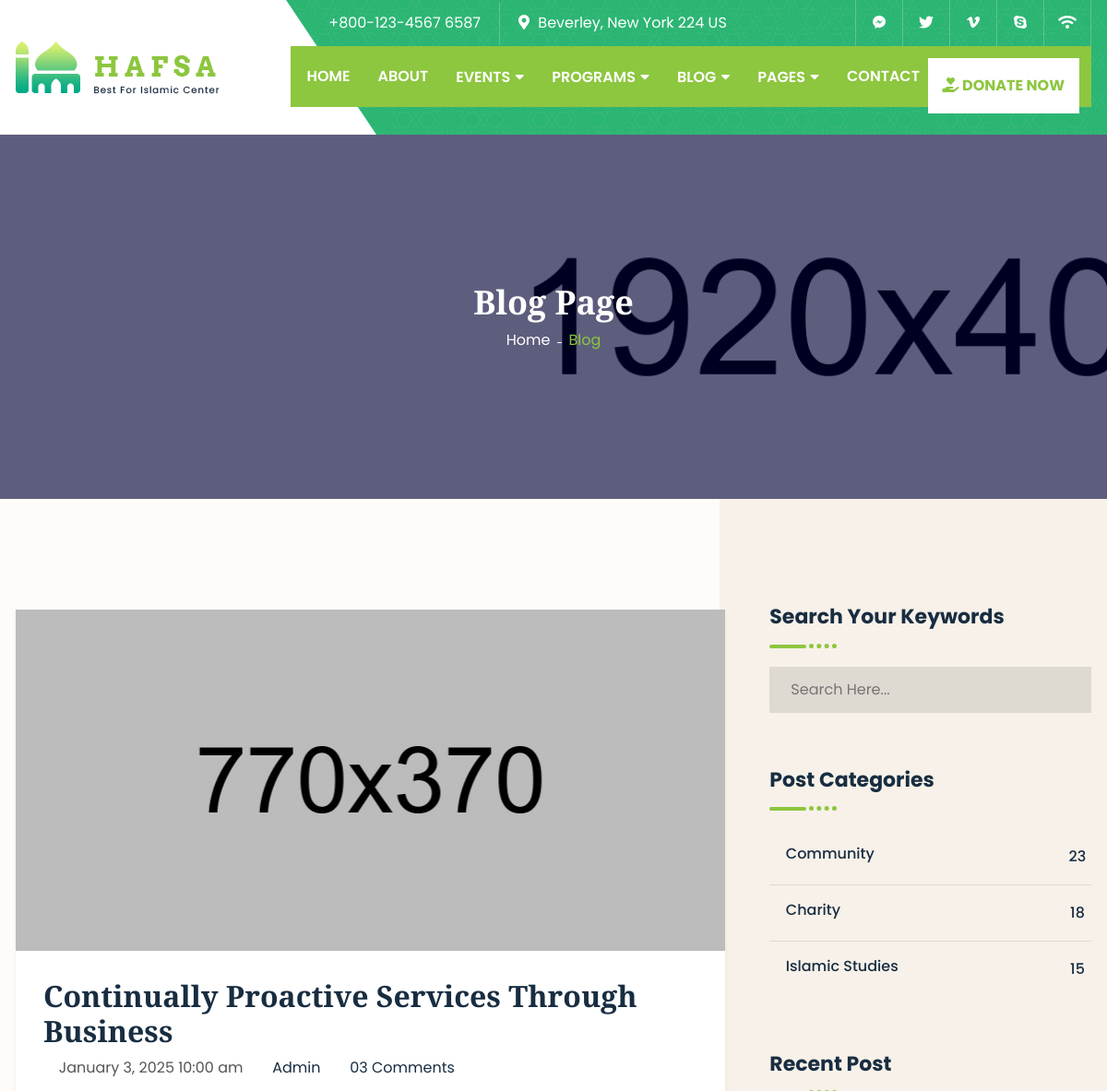
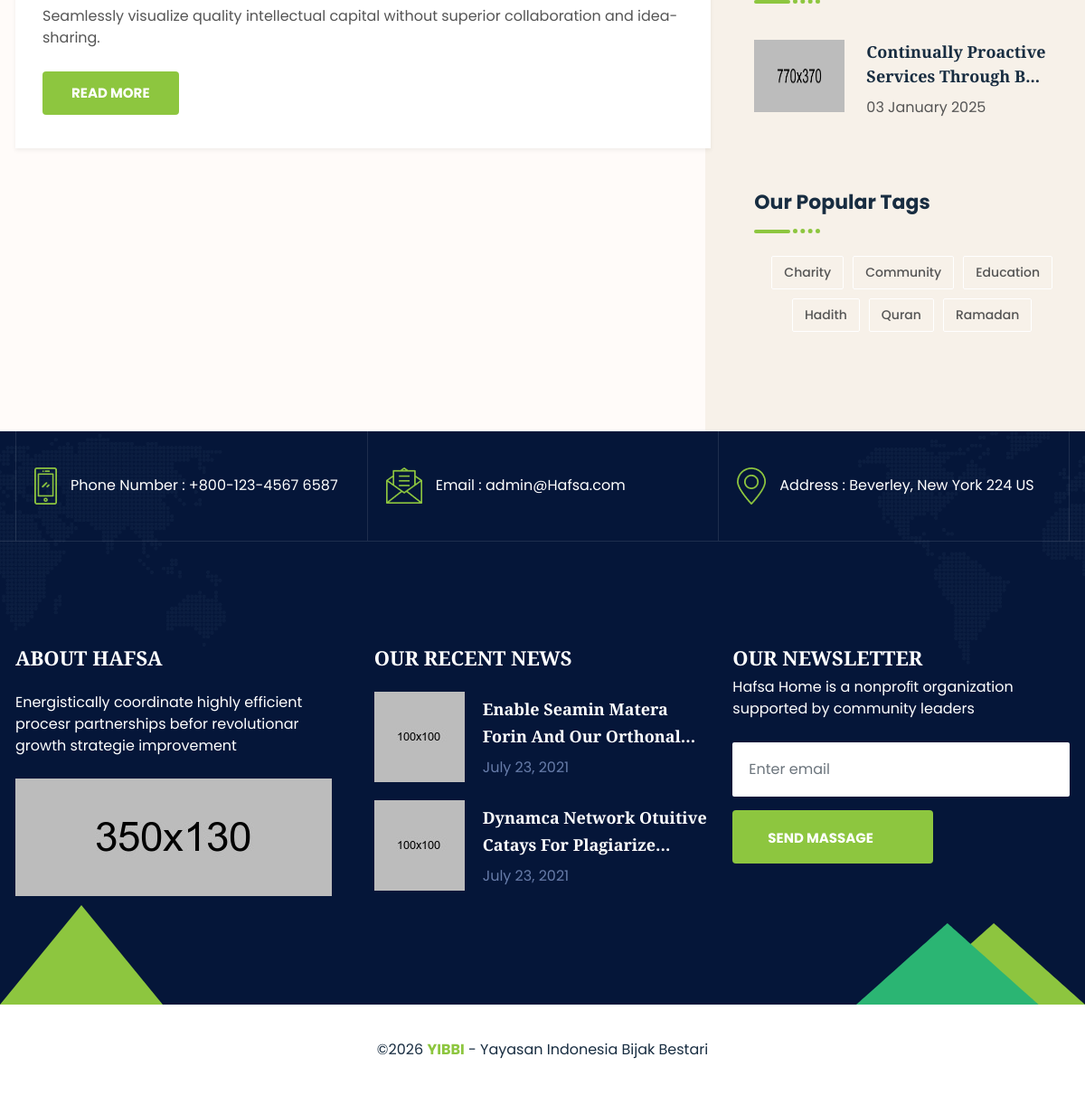
Screenshot of /blog.php with the database file from the repository (2 pictures, top to bottom).
### tables this page shows
CREATE TABLE `settings` (
  `id` int(11) NOT NULL AUTO_INCREMENT,
  `site_title` varchar(255) NOT NULL,
  `logo` varchar(255) DEFAULT NULL,
  `favicon` varchar(255) DEFAULT NULL,
  `phone` varchar(50) DEFAULT NULL,
  `email` varchar(100) DEFAULT NULL,
  `address` text DEFAULT NULL,
  `copyright_text` text DEFAULT NULL,
  `footer_about_title` varchar(255) DEFAULT 'About Hafsa',
  `footer_about_text` text DEFAULT NULL,
  `footer_about_image` varchar(255) DEFAULT NULL,
  `whatsapp_donation` varchar(20) DEFAULT '6281234567890',
  `created_at` timestamp NOT NULL DEFAULT current_timestamp(),
  `updated_at` timestamp NOT NULL DEFAULT current_timestamp() ON UPDATE current_timestamp(),
  PRIMARY KEY (`id`)
);

CREATE TABLE `social_media` (
  `id` int(11) NOT NULL AUTO_INCREMENT,
  `platform` varchar(50) NOT NULL,
  `icon_class` varchar(50) NOT NULL,
  `url` varchar(255) NOT NULL,
  `is_active` tinyint(1) NOT NULL DEFAULT 1,
  `order_index` int(11) NOT NULL DEFAULT 0,
  PRIMARY KEY (`id`)
);

CREATE TABLE `blog_posts` (
  `id` int(11) NOT NULL AUTO_INCREMENT,
  `title` varchar(255) NOT NULL,
  `slug` varchar(255) NOT NULL,
  `excerpt` text,
  `content` longtext NOT NULL,
  `image` varchar(255),
  `author` varchar(100) DEFAULT 'Admin',
  `author_id` int(11) DEFAULT NULL,
  `published_at` datetime DEFAULT current_timestamp(),
  `comment_count` int(11) DEFAULT 0,
  `type` enum('standard','slide','video','quote') DEFAULT 'standard',
  `video_url` varchar(500),
  `quote_text` text,
  PRIMARY KEY (`id`),
  UNIQUE KEY `slug` (`slug`),
  KEY `fk_author` (`author_id`),
  CONSTRAINT `fk_author` FOREIGN KEY (`author_id`) REFERENCES `blog_authors` (`id`) ON DELETE SET NULL
);

CREATE TABLE `blog_categories` (
  `id` int(11) NOT NULL AUTO_INCREMENT,
  `name` varchar(100) NOT NULL,
  `slug` varchar(100) NOT NULL,
  `description` text,
  `count` int(11) DEFAULT 0,
  `created_at` datetime DEFAULT current_timestamp(),
  PRIMARY KEY (`id`),
  UNIQUE KEY `slug` (`slug`)
);

CREATE TABLE `blog_tags` (
  `id` int(11) NOT NULL AUTO_INCREMENT,
  `name` varchar(50) NOT NULL,
  `slug` varchar(50) NOT NULL,
  PRIMARY KEY (`id`),
  UNIQUE KEY `slug` (`slug`)
);

### includes/blog/post-list.php (the view, shortened to what the rows shown need)
<?php if (count($posts) > 0): ?>
    <?php foreach ($posts as $post): ?>
        <?php if ($post['type'] == 'quote'): ?>
            <div class="post-item-2">
                <div class="post-inner">
                    <div class="post-thumb">
                        <blockquote class="blog-quote text-center">
                            <div class="quotes">
                                <?php echo htmlspecialchars($post['quote_text']); ?>
                            </div>
                        </blockquote>
                    </div>
                    <div class="post-content">
                        <a href="blog-single.php?slug=<?php echo $post['slug']; ?>">
                            <h3><?php echo htmlspecialchars($post['title']); ?></h3>
                        </a>
                        <ul class="lab-ul post-date">
                            <li><span><i class="icofont-ui-calendar"></i> <?php echo date('F j, Y g:i a', strtotime($post['published_at'])); ?></span></li>
                            <li><span><i class="icofont-user"></i><a href="#"><?php echo htmlspecialchars($post['author']); ?></a></span></li>
                            <li><span><i class="icofont-speech-comments"></i><a href="#"><?php echo str_pad($post['comment_count'], 2, '0', STR_PAD_LEFT); ?> Comments</a></span></li>
                        </ul>
                        <p><?php echo htmlspecialchars($post['excerpt']); ?></p>
                        <a href="blog-single.php?slug=<?php echo $post['slug']; ?>" class="lab-btn">Read More</a>
                    </div>
                </div>
            </div>
        <?php else: ?>
            <div class="post-item-2">
                <div class="post-inner">
                    <div class="post-thumb">
                        <a href="blog-single.php?slug=<?php echo $post['slug']; ?>">
                            <img src="<?php echo htmlspecialchars($post['image']); ?>" alt="blog">
                        </a>
                    </div>
                    <div class="post-content">
                        <a href="blog-single.php?slug=<?php echo $post['slug']; ?>">
                            <h3><?php echo htmlspecialchars($post['title']); ?></h3>
                        </a>
                        <ul class="lab-ul post-date">
                            <li><span><i class="icofont-ui-calendar"></i> <?php echo date('F j, Y g:i a', strtotime($post['published_at'])); ?></span></li>
                            <li><span><i class="icofont-user"></i><a href="#"><?php echo htmlspecialchars($post['author']); ?></a></span></li>
                            <li><span><i class="icofont-speech-comments"></i><a href="#"><?php echo str_pad($post['comment_count'], 2, '0', STR_PAD_LEFT); ?> Comments</a></span></li>
                        </ul>
                        <p><?php echo htmlspecialchars($post['excerpt']); ?></p>
                        <a href="blog-single.php?slug=<?php echo $post['slug']; ?>" class="lab-btn">Read More</a>
                    </div>
                </div>
            </div>
        <?php endif; ?>
    <?php endforeach; ?>
<?php else: ?>
    <div class="alert alert-info">Belum ada postingan blog.</div>
<?php endif; ?>

### includes/header.php (shortened to what the rows shown need)
<?php
$stmt = $pdo->query("SELECT * FROM settings LIMIT 1");
$settings = $stmt->fetch();
$stmt = $pdo->query("SELECT * FROM social_media WHERE is_active = 1 ORDER BY order_index");
$socialMedia = $stmt->fetchAll();
?>
<!DOCTYPE html>
<html lang="en">
<head>
    <link rel="stylesheet" href="<?php echo BASE_URL; ?>assets/css/bootstrap.min.css">
    <link rel="stylesheet" href="<?php echo BASE_URL; ?>assets/css/all.min.css">
    <link rel="stylesheet" href="<?php echo BASE_URL; ?>assets/css/icofont.min.css">
    <link rel="stylesheet" href="<?php echo BASE_URL; ?>assets/css/lightcase.css">
    <link rel="stylesheet" href="<?php echo BASE_URL; ?>assets/css/swiper.min.css">
    <link rel="stylesheet" href="<?php echo BASE_URL; ?>assets/css/style.css">
</head>
<body>
    <header class="header-3 pattern-1">
        <div class="container">
            <div class="row align-items-center justify-content-center">
                <div class="col-xl-3 col-12">
                    <div class="mobile-menu-wrapper d-flex flex-wrap align-items-center justify-content-between">
                        <div class="logo">
                            <a href="index.php">
                                <img src="<?php echo htmlspecialchars($settings['logo'] ?? 'assets/images/logo/01.png'); ?>" alt="logo">
                            </a>
                        </div>
                    </div>
                </div>
                <div class="col-xl-9 col-12">
                    <div class="header-top">
                        <div class="header-top-area">
                            <ul class="left lab-ul">
                                <li>
                                    <i class="icofont-ui-call"></i> <span><?php echo htmlspecialchars($settings['phone'] ?? '+800-123-4567 6587'); ?></span>
                                </li>
                                <li>
                                    <i class="fas fa-map-marker-alt"></i> <?php echo htmlspecialchars($settings['address'] ?? 'Beverley, New York 224 US'); ?>
                                </li>
                            </ul>
                            <ul class="social-icons lab-ul d-flex">
                                <?php foreach ($socialMedia as $social): ?>
                                <li>
                                    <a href="<?php echo htmlspecialchars($social['url']); ?>"><i class="<?php echo htmlspecialchars($social['icon_class']); ?>"></i></a>
                                </li>
                                <?php endforeach; ?>
                            </ul>
                        </div>
                    </div>
                </div>
            </div>
        </div>
    </header>

### includes/blog/sidebar.php (shortened to what the rows shown need)
<aside class="ps-lg-4">
    <div class="widget widget-category">
        <ul class="lab-ul widget-wrapper list-bg-none">
            <?php foreach ($categories as $cat): ?>
            <li>
                <a href="blog.php?category=<?php echo $cat['slug']; ?>" class="d-flex flex-wrap justify-content-between">
                    <span><i class="icofont-rounded-double-right"></i><?php echo htmlspecialchars($cat['name']); ?></span>
                    <span><?php echo $cat['count']; ?></span>
                </a>
            </li>
            <?php endforeach; ?>
        </ul>
    </div>
    <div class="widget widget-post">
        <ul class="lab-ul widget-wrapper">
            <?php foreach ($recentPosts as $rPost): ?>
            <li class="d-flex flex-wrap justify-content-between">
                <div class="post-thumb">
                    <a href="blog-single.php?slug=<?php echo $rPost['slug']; ?>">
                        <img src="<?php echo htmlspecialchars($rPost['image']); ?>" alt="<?php echo htmlspecialchars($rPost['title']); ?>">
                    </a>
                </div>
                <div class="post-content ps-4">
                    <a href="blog-single.php?slug=<?php echo $rPost['slug']; ?>">
                        <h6><?php echo htmlspecialchars(substr($rPost['title'], 0, 40)) . (strlen($rPost['title']) > 40 ? '...' : ''); ?></h6>
                    </a>
                    <p><?php echo date('d F Y', strtotime($rPost['published_at'])); ?></p>
                </div>
            </li>
            <?php endforeach; ?>
        </ul>
    </div>
    <div class="widget widget-tags">
        <ul class="lab-ul widget-wrapper">
            <?php foreach ($tags as $tag): ?>
            <li><a href="blog.php?tag=<?php echo $tag['slug']; ?>"><?php echo htmlspecialchars($tag['name']); ?></a></li>
            <?php endforeach; ?>
        </ul>
    </div>
</aside>

### includes/footer.php (shortened to what the rows shown need)
    <footer class="footer-section" style="background-image: url(<?php echo BASE_URL; ?>assets/images/bg-images/footer-bg.png);">
        <div class="footer-top">
            <div class="container">
                <div class="row g-3 justify-content-center g-lg-0">
                    <div class="col-lg-4 col-sm-6 col-12">
                        <div class="footer-top-item lab-item">
                            <div class="lab-inner">
                                <div class="lab-content">
                                    <span>Phone Number : <?php echo htmlspecialchars($settings['phone'] ?? '+88019 339 702 520'); ?></span>
                                </div>
                            </div>
                        </div>
                    </div>
                    <div class="col-lg-4 col-sm-6 col-12">
                        <div class="footer-top-item lab-item">
                            <div class="lab-inner">
                                <div class="lab-content">
                                    <span>Email : <?php echo htmlspecialchars($settings['email'] ?? 'admin@YIBBI.com'); ?></span>
                                </div>
                            </div>
                        </div>
                    </div>
                    <div class="col-lg-4 col-sm-6 col-12">
                        <div class="footer-top-item lab-item">
                            <div class="lab-inner">
                                <div class="lab-content">
                                    <span>Address : <?php echo htmlspecialchars($settings['address'] ?? '30 North West New York 240'); ?></span>
                                </div>
                            </div>
                        </div>
                    </div>
                </div>
            </div>
        </div>
        <div class="footer-middle padding-tb tri-shape-3">
            <div class="container">
                <div class="row">
                    <div class="col-lg-4 col-md-6 col-12">
                        <div class="footer-middle-item-wrapper">
                            <div class="footer-middle-item mb-5 mb-lg-0">
                                <div class="fm-item-title">
                                    <h5><?php echo htmlspecialchars($settings['footer_about_title'] ?? 'About YIBBI'); ?></h5>
                                </div>
                                <div class="fm-item-content">
                                    <p class="mb-4"><?php echo htmlspecialchars($settings['footer_about_text'] ?? 'Energistically coordinate highly efficient procesr partnerships befor revolutionar growth strategie improvement'); ?></p>
                                    <img src="<?php echo BASE_URL; ?><?php echo htmlspecialchars($settings['footer_about_image'] ?? 'assets/images/footer/footer-middle/01.jpg'); ?>" alt="about-image"
                                        class="footer-abt-img">
                                </div>
                            </div>
                        </div>
                    </div>
                    <div class="col-lg-4 col-md-6 col-12">
                        <div class="footer-middle-item-wrapper">
                            <div class="footer-middle-item-3 mb-5 mb-lg-0">
                                <div class="fm-item-content">
                                    <p><?php echo htmlspecialchars($settings['site_title'] ?? 'YIBBI'); ?> is a nonproﬁt organization supported
                                        by community leaders</p>
                                    <form>
                                        <div class="form-group">
                                        </div>
                                        <button type="submit" class="lab-btn">Send Massage </button>
                                    </form>
                                </div>
                            </div>
                        </div>
                    </div>
                </div>
            </div>
        </div>
    </footer>
</body>
</html>

### rows the page displays
settings: logo (picture), phone "+800-123-4567 6587", address "Beverley, New York 224 US", email "admin@Hafsa.com", footer_about_title "ABOUT HAFSA", footer_about_text "Energistically coordinate highly efficient procesr partnerships befor revolutionar growth strategie improvement", footer_about_image (picture), site_title "Hafsa Home"
blog_posts: image (picture), title "Continually Proactive Services Through Business", published_at "January 3, 2025 10:00 am", author "Admin", comment_count "03", excerpt "Seamlessly visualize quality intellectual capital without superior collaboration and idea-sharing.", title "Continually Proactive Services Through B", published_at "03 January 2025"
blog_categories: name "Community", count "23"
blog_categories: name "Charity", count "18"
blog_categories: name "Islamic Studies", count "15"
blog_tags: name "Charity"
blog_tags: name "Community"
blog_tags: name "Education"
blog_tags: name "Hadith"
blog_tags: name "Quran"
blog_tags: name "Ramadan"
